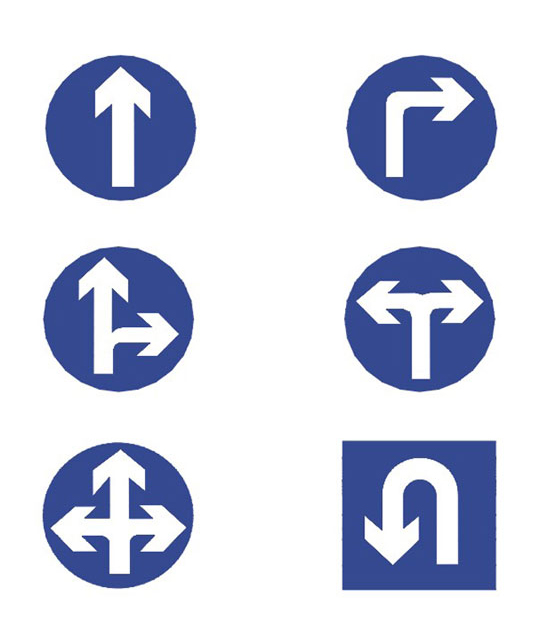
%> input picture Hough/002.jpg, 540 x 621 px
$ octave main.m   (GNU Octave 9; MATLAB toolbox functions it lacks are replaced by stand-ins)
%> lines starting %> are read from the running program, lines starting %| are printed output that depends on the picture; in (x1, y1, x2, y2) boxes, pixels count from 0 and x2, y2 are one past the last pixel; in counts of white or black regions, pixels touching at a corner belong together; the program's own positions count from 1
clear;
clc;
close all;
% ******************************************************
% auther: later
% time  : 2020/4/19 19:56
% tip   : pointer identitfication
% change: 哈夫法
% Todo: 去边框 finished!!
% Todo: 去椒盐噪声 finished!!
% Todo: 准确定位 finished!!
% ******************************************************
% email: latermvp@163.com
% ******************************************************
%% Image preprocessing-图像预处理
% RGB=imread('pointer2.jpg');
RGB=imread('002.jpg');
%> RGB is the input picture: size 621x540x3 uint8; mean R, G, B 205.3, 210.2, 227.2
figure(1),imshow(RGB);     title('RGB');   imwrite(RGB,'1.RGB.jpg','jpg');
% 灰度化
GRAY=rgb2gray(RGB);
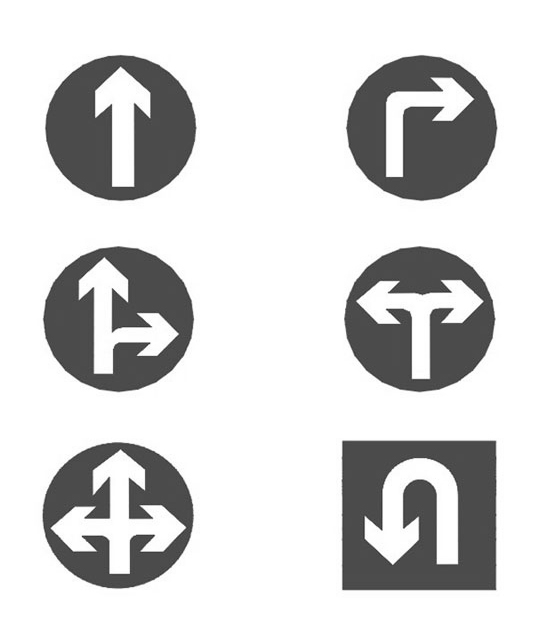
%> GRAY: size 621x540 uint8; min 37, max 255, mean 210.7
% Median filtering-中值滤波
GRAY=medfilt2(GRAY,[3 3]);
figure(2),imshow(GRAY);    title('GRAY');  imwrite(GRAY,'2.GRAY.jpg','jpg');
% 二值化
threshold=graythresh(GRAY);
%> threshold = 0.647
BW=im2bw(GRAY,threshold);
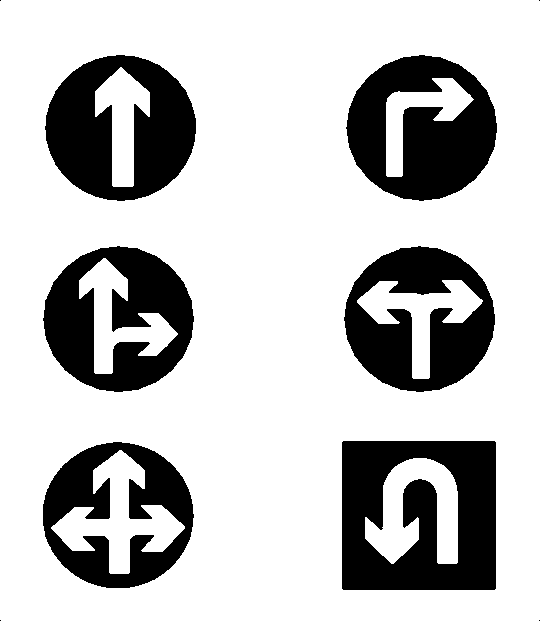
%> BW: size 621x540 logical; 75.6% white; 10 black regions (4 under 20 px), largest, box (x1, y1, x2, y2) and area: (342, 441, 496, 590) 17560, (346, 55, 497, 201) 13999, (45, 55, 196, 201) 13752, (43, 246, 194, 392) 12833, (344, 246, 495, 392) 12716, (43, 442, 194, 588) 11065
figure(3),imshow(BW);      title('BW');    imwrite(BW,'3.BW.jpg','jpg');
% Inverse transformation-反变换
% BW=~BW;
% figure(4),imshow(BW);      title('~BW');   imwrite(BW,'4.~BW.jpg','jpg');
% 边缘检测
BW=edge(BW,'Canny',0.2);
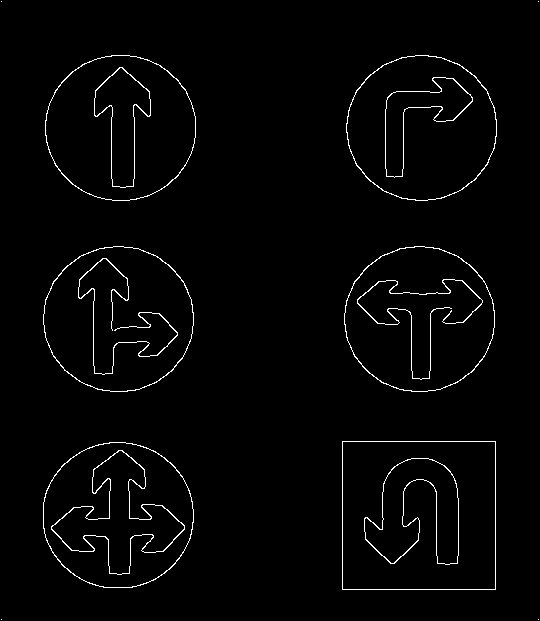
%> BW: size 621x540 logical; 2% white in thin lines or dots
figure(4),imshow(BW);      title('Canny');
% 细化
I3=bwmorph(BW,'thin',Inf);
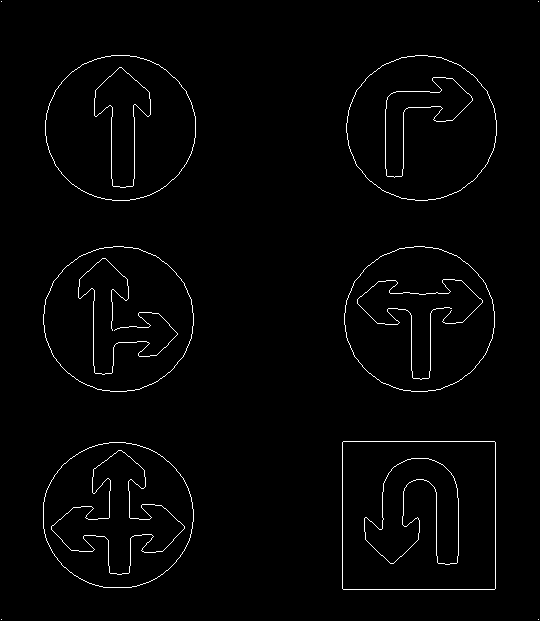
%> I3: size 621x540 logical; 1.6% white in thin lines or dots
figure(5),imshow(I3);      title('细化');

%% Straight line fitting
% 哈夫变换
[H,T,R] = hough(BW);
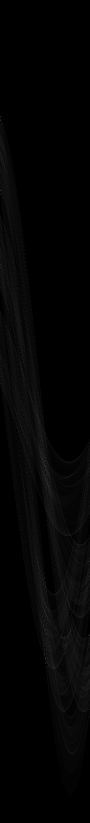
%> H: size 1645x180 double (shown at 1/2 size); min 0, max 165, mean 4
%> T = 180 values from -90 to 89; R = 1645 values from -822 to 822
% 显示变换域 : \rho-\theta空间
figure(8);
imshow(H,[],'XData',T,'YData',R,'InitialMagnification','fit');
xlabel('\theta'), ylabel('\rho');
axis on, axis normal, hold on;
% Detection peak value - 计算变换域峰值
P  = houghpeaks(H,5,'threshold',ceil(0.3*max(H(:))));
%> P = [1318 91; 234 1; 382 1; 1165 91; 934 91]
x = T(P(:,2)); % xy - \rho-\theta
%> x = [0 -90 -90 0 0]
y = R(P(:,1));
%> y = [495 -589 -441 342 111]
plot(x,y,'s','color','white');       print(8, '-djpeg', '8_H');%imwrite(H,'8.H.jpg','jpg');
%> after `plot(x,y,'s','color','white')`:
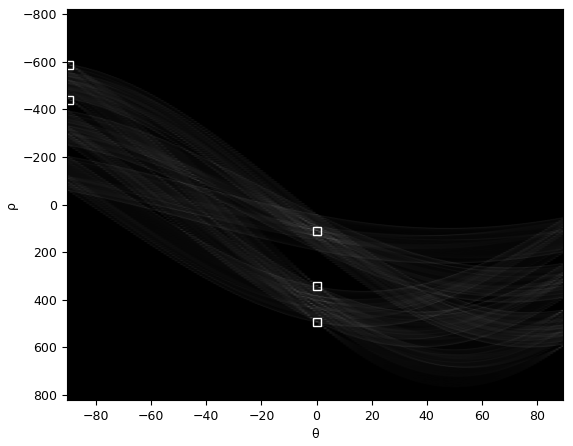
%> figure redrawn from the program's plot data
% Find lines and plot them-拟合直线
lines = houghlines(BW,T,R,P,'FillGap',2,'MinLength',340);
%> lines = empty struct
% 标注所有拟合出的直线
figure(9), imshow(RGB), hold on
max_len = 0;
% length(lines)
%%
for k = 1:length(lines)
    % draw lines-绘制拟合到的直
    xy = [lines(k).point1; lines(k).point2];
    plot(xy(:,1),xy(:,2),'LineWidth',2,'Color','green');

    % Plot beginnings and ends of lines-标注直线首尾
    plot(xy(1,1),xy(1,2),'x','LineWidth',2,'Color','yellow');
    plot(xy(2,1),xy(2,2),'x','LineWidth',2,'Color','red');

    % Determine the endpoints of the longest line segment-直线长度
    len = norm(lines(k).point1 - lines(k).point2);

    % Determine the longest line-发现最长直线
    if ( len > max_len)
        max_len = len;
        xy_long = xy;
    end
end
%> this loop made 0 passes
%> after the loop, max_len = 0
% Highlight the longest line segment-高亮最长直线
%> (the run ends here)
